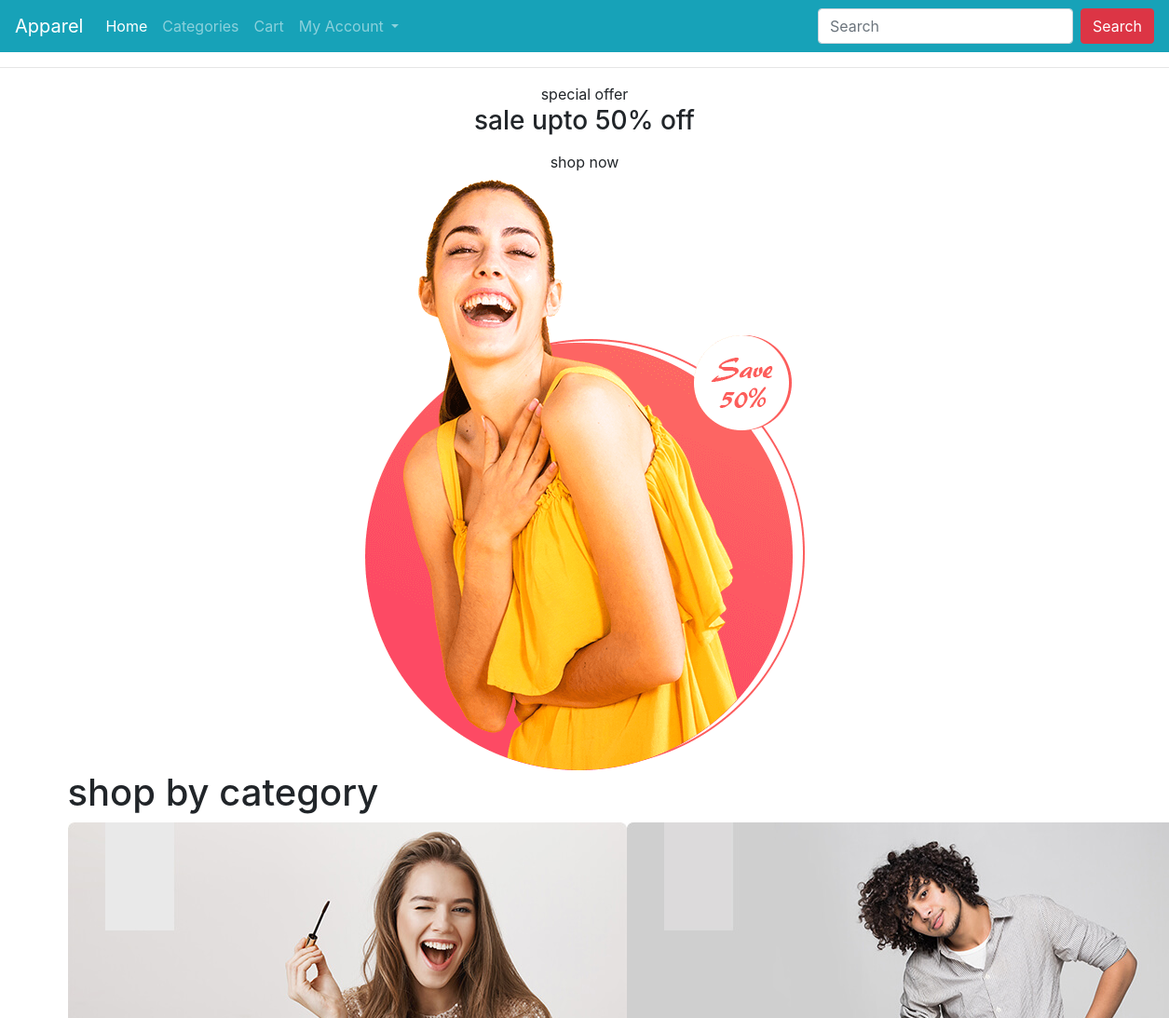
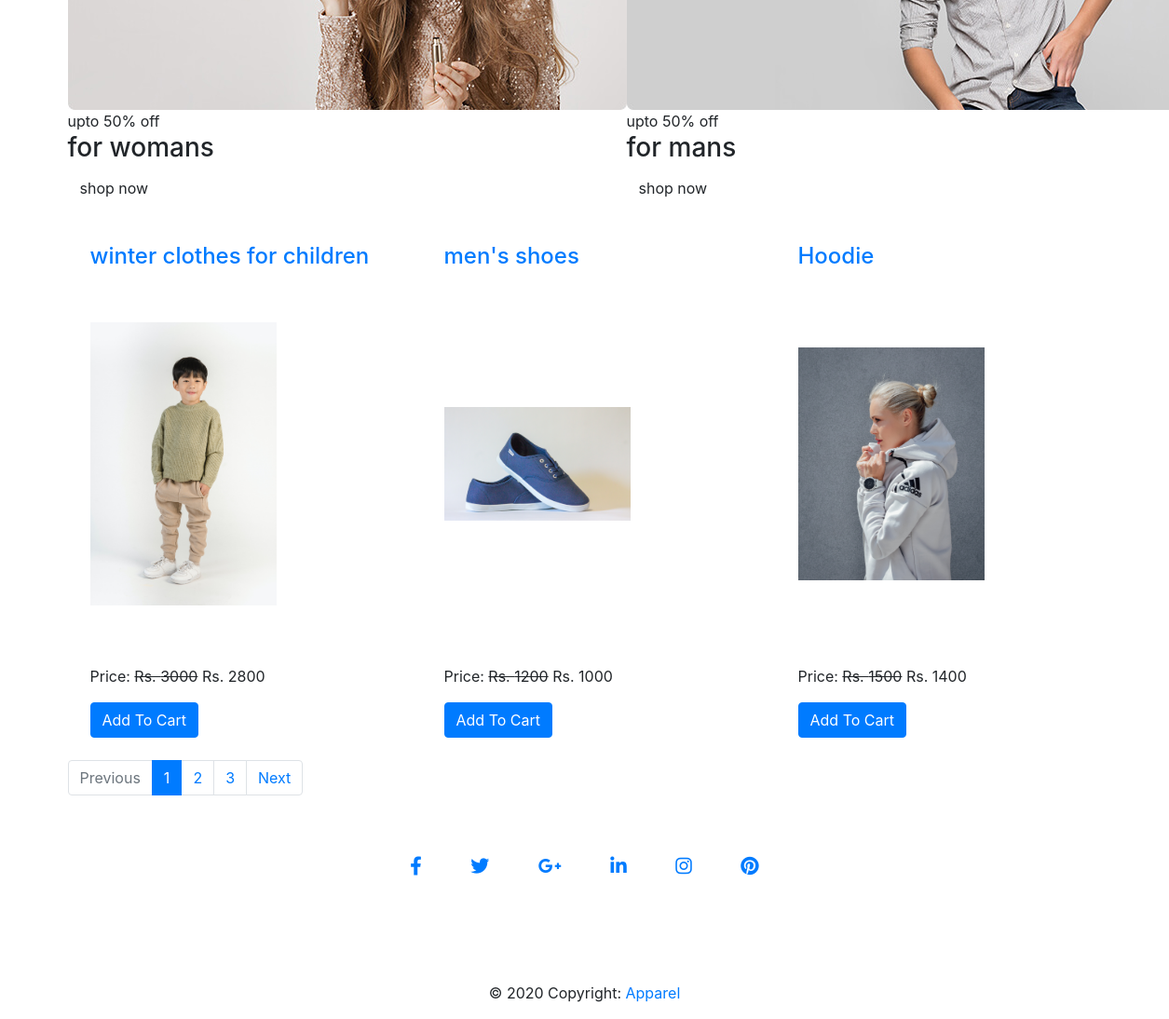
The page / on the database its author committed (2 pictures, top to bottom).
### ecomapp/models.py (models this page shows, shortened)
class Product(models.Model):
    title = models.CharField(max_length=200)
    slug = models.SlugField(unique=True)
    category = models.ForeignKey(Category, on_delete=models.CASCADE)
    image = models.ImageField(upload_to="products")
    marked_price = models.PositiveIntegerField()
    selling_price = models.PositiveIntegerField()
    description = models.TextField()
    warranty = models.CharField(max_length=300, null=True, blank=True)
    return_policy = models.CharField(max_length=300, null=True, blank=True)
    view_count = models.PositiveIntegerField(default=0)

### ecomapp/views.py (the view)
# urls.py: path("", HomeView.as_view(), name="home"),
class HomeView(EcomMixin, TemplateView):
    template_name = "home.html"
    def get_context_data(self, **kwargs):
        context = super().get_context_data(**kwargs)
        all_products = Product.objects.all().order_by("-id")
        paginator = Paginator(all_products, 3)
        page_number = self.request.GET.get('page')
        product_list = paginator.get_page(page_number)
        context['product_list'] = product_list
        return context

### ecomapp/views.py (called while the page is built)
    def dispatch(self, request, *args, **kwargs):
        cart_id = request.session.get("cart_id")
        if cart_id:
            cart_obj = Cart.objects.get(id=cart_id)
            if request.user.is_authenticated and request.user.customer:
                cart_obj.customer = request.user.customer
                cart_obj.save()
        return super().dispatch(request, *args, **kwargs)

### templates/home.html (shortened to what this page needs)
{% extends 'base.html' %}
{% block content %}
{% load static %}
<div class="container">
    <section class="home" id="home">
        <center>
        <div class="content">
            <span>special offer</span>
            <h3>sale upto 50% off</h3>
            <a href="#" class="btn">shop now</a>
        </div>
        <div class="image">
            <img src="{% static 'user/images/home-img.png' %}" alt="">
        </div>
        </center>
    </section>
    <section class="category">
        <h1 class="heading"> shop by <span>category</span> </h1>
        <div class="d-flex justify-content-around">
            <div class="box">
                <img src="{% static 'user/images/cat-1.jpg' %}" alt="womens-category">
                <div class="content">
                    <span>upto 50% off</span>
                    <h3>for womans</h3>
                    <a href="#" class="btn">shop now</a>
                </div>
            </div>
            <div class="box">
                <img src="{% static 'user/images/cat-2.jpg' %}" alt="mens-category">
                <div class="content">
                    <span>upto 50% off</span>
                    <h3>for mans</h3>
                    <a href="#" class="btn">shop now</a>
                </div>
            </div>
        </div>
    </section>
    <div class="row mt-3">
        {% for p in product_list %}
        <div class="col-md-4">
            <div class="m-4">
                <h4><a href="{% url 'ecomapp:productdetail' p.slug %}">{{p.title}}</a></h4>
                <img src="{{p.image.url}}" alt="" class="img-fluid" style="height: 400px; width: 200px; object-fit: contain;">
                <p class="mt-3">Price: <del>Rs. {{p.marked_price}}</del> Rs. {{p.selling_price}}</p>
                <a href="{% url 'ecomapp:addtocart' p.id %}" class="btn btn-primary">Add To Cart</a>
            </div>
        </div>
        {% endfor %}
    </div>
    <nav aria-label="...">
        <ul class="pagination">
            {% if product_list.has_previous %}
            <li class="page-item">
                <a class="page-link" href="?page={{ product_list.previous_page_number }}">Previous</a>
              </li>
            {% else %}
            <li class="page-item disabled">
                <a class="page-link" href="#" tabindex="-1" aria-disabled="true">Previous</a>
            </li>
            {% endif %}
            {% for i in product_list.paginator.page_range %}
            {% if i == product_list.number %}
            <li class="page-item active"><a class="page-link">{{i}}</a></li>
            {% else %}
            <li class="page-item"><a class="page-link" href="?page={{i}}">{{i}}</a></li>
            {% endif %}
            {% endfor %}
            {% if product_list.has_next %}
            <li class="page-item">
                <a class="page-link" href="?page={{ product_list.next_page_number }}">Next</a>
            </li>
            {% else %}
            <li class="page-item disabled">
                <a class="page-link" href="#" tabindex="-1" aria-disabled="true">Next</a>
            </li>
            {% endif %}
        </ul>
      </nav>
</div>
{% endblock %}

### rows shown on the page
Product: title "winter clothes for children", image (picture), marked_price "3000", selling_price "2800"
Product: title "men's shoes", image (picture), marked_price "1200", selling_price "1000"
Product: title "Hoodie", image (picture), marked_price "1500", selling_price "1400"

### other values the page prints
{{ i }} "1"
{{ i }} "2" "3"
